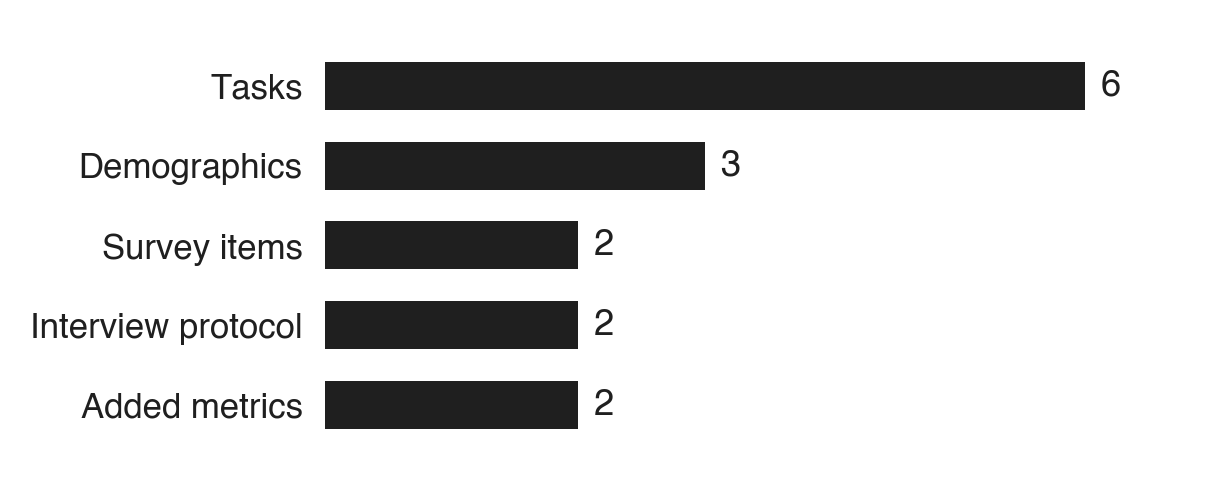

Python code for this plot:
#!/usr/bin/env python3
"""Compact horizontal bar chart: types of study-design edits UX researchers made
after using UXAgent. Sits on the right half of a slide next to a big "14/16".

Polished monochrome chart for a Metropolis/moloch beamer slide, matching the
Helvetica typography and label treatment of post_study_ratings.py. Renders both
a vector PDF (for the slide) and a PNG (visual check).
"""

import matplotlib

matplotlib.use("Agg")
import matplotlib.pyplot as plt
from matplotlib import font_manager

# --------------------------------------------------------------------------- #
#  SHARED STYLE  (kept identical across both deck figures)                     #
# --------------------------------------------------------------------------- #
def apply_style():
    """Register Helvetica from the macOS system and set a clean rcParams base.

    Returns the resolved font family name so callers can confirm it loaded a
    /System path rather than the DejaVu fallback.
    """
    family = "Helvetica"
    for path in (
        "/System/Library/Fonts/Helvetica.ttc",
        "/System/Library/Fonts/HelveticaNeue.ttc",
    ):
        try:
            font_manager.fontManager.addfont(path)
            family = "Helvetica" if path.endswith("Helvetica.ttc") else "Helvetica Neue"
            break
        except Exception:
            continue
    resolved = font_manager.findfont(family, fallback_to_default=False)
    if "/System/Library" not in resolved:
        font_manager.fontManager.addfont("/System/Library/Fonts/HelveticaNeue.ttc")
        family = "Helvetica Neue"
        resolved = font_manager.findfont(family, fallback_to_default=False)

    plt.rcParams.update(
        {
            "font.family": family,
            "svg.fonttype": "none",
            "pdf.fonttype": 42,
            "axes.unicode_minus": True,
            "figure.facecolor": "white",
            "axes.facecolor": "white",
        }
    )
    return family, resolved


STYLE = {
    "bar": "#1F1F1F",        # refined near-black
    "red": "#C0392B",        # single accent (unused here, kept for parity)
    "ytick": "#1F1F1F",      # category labels
    "label_pt": 13,          # value labels
    "ytick_pt": 12.5,        # category labels
    "bar_h": 0.6,            # ~0.6 of category step
}

SEMIBOLD = 600  # numeric equivalent of "semibold" across matplotlib builds

# --------------------------------------------------------------------------- #
#  DATA                                                                        #
# --------------------------------------------------------------------------- #
# DESCENDING count (top -> bottom). barh draws the first list entry at the
# bottom, so we reverse for plotting.
items = [
    ("Tasks", 6),
    ("Demographics", 3),
    ("Survey items", 2),
    ("Interview protocol", 2),
    ("Added metrics", 2),
]

labels = [it[0] for it in items][::-1]
counts = [it[1] for it in items][::-1]


def main():
    family, resolved = apply_style()
    print("font family:", family)
    print("findfont:", resolved)

    y = list(range(len(labels)))

    fig, ax = plt.subplots(figsize=(5.6, 2.8), dpi=200)

    ax.barh(y, counts, height=STYLE["bar_h"], color=STYLE["bar"],
            linewidth=0, zorder=3)

    # Integer value labels just outside each bar tip.
    for yi, c in zip(y, counts):
        ax.text(c + 0.12, yi, str(c), va="center", ha="left",
                fontsize=STYLE["label_pt"], fontweight=SEMIBOLD,
                color=STYLE["bar"])

    ax.set_yticks(y)
    ax.set_yticklabels(labels, fontsize=STYLE["ytick_pt"], color=STYLE["ytick"])

    # Hide the x-axis entirely (counts are labeled), no gridlines.
    ax.set_xlim(0, max(counts) + 0.85)
    ax.set_ylim(-0.7, len(labels) - 0.3)
    ax.set_xticks([])
    for spine in ax.spines.values():
        spine.set_visible(False)
    ax.tick_params(axis="x", length=0)
    ax.tick_params(axis="y", length=0, pad=8)

    out_pdf = "figures/uxagent/protocol_edits.pdf"
    out_png = "figures/uxagent/protocol_edits.png"
    fig.savefig(out_pdf, bbox_inches="tight", pad_inches=0.15, facecolor="white")
    fig.savefig(out_png, bbox_inches="tight", pad_inches=0.15, facecolor="white",
                dpi=200)
    print("wrote", out_pdf)
    print("wrote", out_png)


if __name__ == "__main__":
    main()
